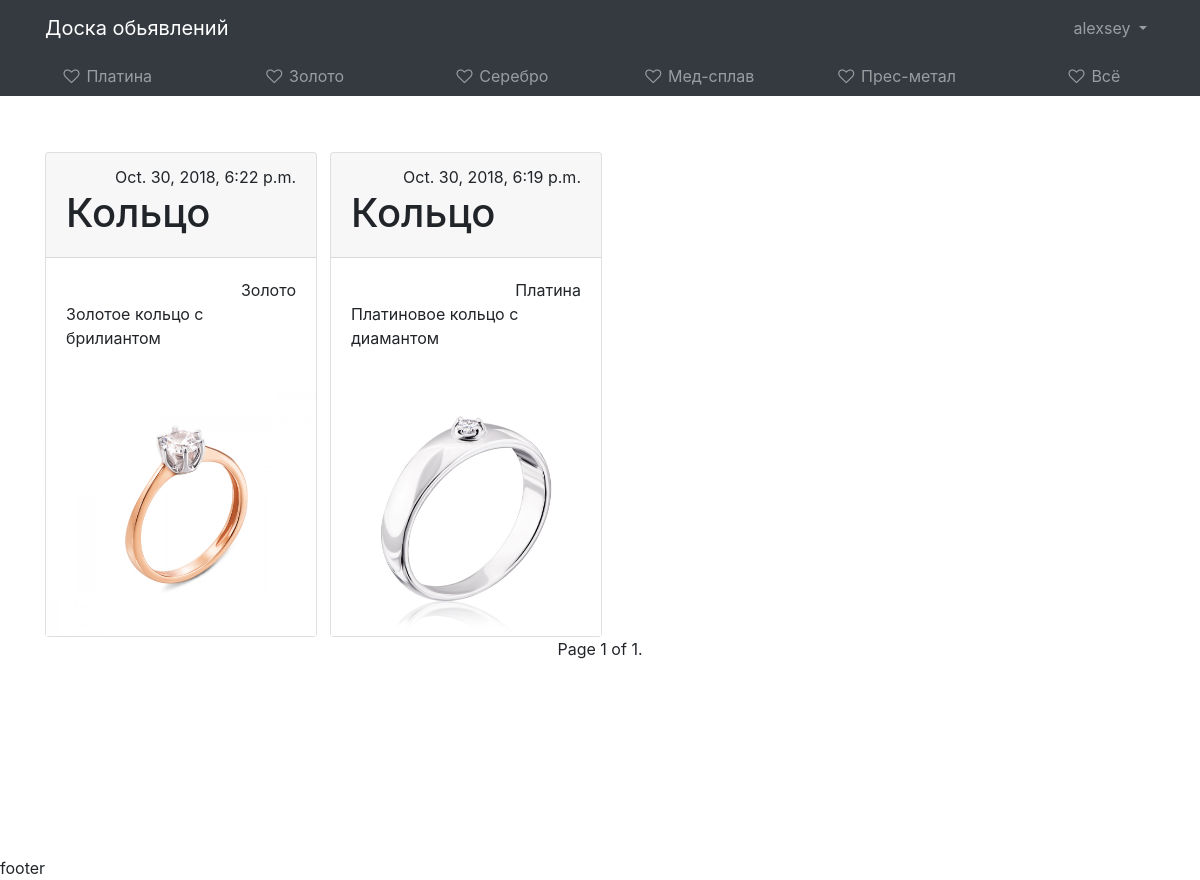
The app's page / (signed in) with its own data.
### core/models.py (models this page shows, shortened)
class Category(models.Model):
    category_name = models.CharField(max_length = 20, blank=False, verbose_name=u'category name')

class Product(models.Model):
    DELETED = 0
    TO_MODERETION = 1
    ACTIVE = 2
    MODERATING = (
        (DELETED, 'Deleted'),
        (TO_MODERETION, 'To moderation'),
        (ACTIVE, 'Active')
    )
    STANDART = 0
    VIP = 1
    TO_VIP = (
        (STANDART, 'Standart'),
        (VIP, 'VIP')
    )
    VIP_MODER = (
        (STANDART, 'OK'),
        (VIP, 'Want VIP')
    )
    product_user = models.ForeignKey(User, on_delete=models.CASCADE, verbose_name=u'user', default='')
    product_category = models.ForeignKey('Category', on_delete=models.DO_NOTHING, verbose_name=u'category', related_name='product')
    product_name = models.CharField(max_length=20, blank=False, verbose_name=u'name')
    product_image = models.ImageField(verbose_name=u'foto', default='images/No-image.jpg')
    product_info = models.TextField(verbose_name=u'info')
    product_price = models.PositiveIntegerField(verbose_name=u'price')
    product_status = models.IntegerField(choices=MODERATING, default=TO_MODERETION, verbose_name=u'status')
    product_vip = models.IntegerField(choices=TO_VIP, default=STANDART, verbose_name=u'VIP status')
    product_vip_moderation = models.IntegerField(choices=VIP_MODER, default=STANDART, verbose_name=u'VIP moderation')
    product_datatime_creation = models.DateTimeField(verbose_name=u'Created', auto_now_add=True)

### core/views.py (the view)
# urls.py: path('', views.home, name='home'),
def home(request):
    context = {}
    context['category'] = Category.objects.all()
    paginator = Paginator(Product.objects.filter(product_vip=1).order_by('-product_datatime_creation').all(), 4)
    context['product'] = paginator.get_page(request.GET.get('page'))
    return render(request, template_name='core/home.html', context=context)

### templates/core/home.html (shortened to what this page needs)
{% extends 'base.html' %}
{% load staticfiles %}
{% block content %}
<div class="container">
<div class="row">
{% for item in product %}
  <div class="col col-md-6 col-lg-4 col-xl-3 mt-5">
    <div class="card" id="card">
        <div class="card-header">
            <div class="text-right">
                <p1>{{ item.product_datatime_creation }}</p1>
            </div>
        <h1>{{ item.product_name }}</h1>
        </div>
      <div class="card-body">
          <div class="text-right">
              {{ item.product_category.category_name }}
          </div>
          <p>{{ item.product_info }}</p>
      </div>
        <img src="{{ item.product_image.url }}" alt="..." onclick="location.href='{% url 'detail' pid=item.id %}'" height="250">
    </div>
  </div>
{% endfor %}
</div>
</div>
<div class="pagination">
    <span class="step-links">
        <span class="current">
            Page {{ product.number }} of {{ product.paginator.num_pages }}.
        </span>
    </span>
</div>
{% endblock %}

### templates/base.html (shortened to what this page needs)
{% load staticfiles %}
<html lang="en">
<head>
    <link rel="stylesheet" href="https://stackpath.bootstrapcdn.com/bootstrap/4.1.3/css/bootstrap.min.css">
    <link rel="stylesheet" href="https://cdnjs.cloudflare.com/ajax/libs/font-awesome/4.7.0/css/font-awesome.css">
    <link rel="stylesheet" href="{% static '/css/style.css' %}">
</head>
<body>
{% include 'header.html' %}
{% block sidebar %}
<div class="container-fluid h-100">
    <div class="row d-flex flex-row">
        <aside class="col-1 col-md-2 col-lg-12 h-md-100 p-0 bg-dark top">
            <nav class="navbar navbar-expand navbar-dark bg-dark p-0 px-lg-2">
                <div class="collapse navbar-collapse">
                    <ul class="flex-column flex-lg-row navbar-nav w-100 justify-content-center align-items-center align-items-sm-start text-left text-lg-center">
                        {% for item in category %}
                        <li class="nav-item w-100">
                            <a class="nav-link text-truncate" href="{% url 'category' pid=item.id %}"><i class="fa fa-heart-o fa-fw"></i> <span class="d-none d-md-inline">{{ item.category_name }}</span></a>
                        </li>
                        {% endfor %}
                        <li class="nav-item w-100">
                            <a class="nav-link text-truncate" href="{% url 'all' %}"><i class="fa fa-heart-o fa-fw"></i> <span class="d-none d-md-inline">Всё</span></a>
                        </li>
                    </ul>
                </div>
            </nav>
        </aside>
        <main class="col-11 col-md-10 col-lg-12 bg-faded py-2">
            {% endblock %}
            {% block content %}{% endblock %}
        </main>
    </div>
</div>
<div>
    {% include 'footer.html' %}
</div>
</body>
</html>

### templates/header.html (shortened to what this page needs)
{% load staticfiles %}
<nav class="navbar navbar-expand-sm navbar-dark bg-dark">
    <div class="container">
        <a class="navbar-brand" href="{% url 'home' %}">Доска обьявлений</a>
        <div class="collapse navbar-collapse" id="mainMenu">
            {% if user.is_authenticated %}
            <ul class="navbar-nav ml-auto">
                <li class="nav-item dropdown">
                    <a class="nav-link dropdown-toggle" href="#" id="userMenu" data-toggle="dropdown" aria-haspopup="true" aria-expanded="false">
                        {{user.username}}
                    </a>
                </li>
            </ul>
            {% else %}
            <form class="form-inline ml-auto">
                <a href="{% url 'sign-in' %}" class="btn btn-outline-secondary">Войти</a>
                <a href="{% url 'sign-up' %}" class="btn btn-primary ml-2">Зарегистрироваться</a>
            </form>
            {% endif %}
        </div>
    </div>
</nav>

### static/css/style.css (style rules this page uses)
#card { width: 17rem; }
.pagination { justify-content: center; }

### records on screen
Category: category_name "Платина"
Category: category_name "Золото"
Category: category_name "Серебро"
Category: category_name "Мед-сплав"
Category: category_name "Прес-метал"
Product: product_datatime_creation "Oct. 30, 2018, 6:22 p.m.", product_name "Кольцо", product_category.category_name "Золото", product_info "Золотое кольцо с брилиантом", product_image (picture)
Product: product_datatime_creation "Oct. 30, 2018, 6:19 p.m.", product_name "Кольцо", product_category.category_name "Платина", product_info "Платиновое кольцо с диамантом", product_image (picture)

### other values on screen
{{ user.username }} "alexsey"
{{ product.number }} "1"
{{ product.paginator.num_pages }} "1"
